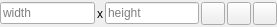
<?xml version="1.0" encoding="UTF-8"?>
<ui version="4.0">
 <class>ViewResolutionPropertyWidget</class>
 <widget class="QWidget" name="ViewResolutionPropertyWidget">
  <property name="geometry">
   <rect>
    <x>0</x>
    <y>0</y>
    <width>277</width>
    <height>27</height>
   </rect>
  </property>
  <property name="windowTitle">
   <string>Form</string>
  </property>
  <layout class="QHBoxLayout" name="horizontalLayout" stretch="1,0,1,0,0,0">
   <property name="spacing">
    <number>2</number>
   </property>
   <property name="margin">
    <number>0</number>
   </property>
   <item>
    <widget class="pqLineEdit" name="width">
     <property name="placeholderText">
      <string>width</string>
     </property>
    </widget>
   </item>
   <item>
    <widget class="QLabel" name="label">
     <property name="text">
      <string>x</string>
     </property>
    </widget>
   </item>
   <item>
    <widget class="pqLineEdit" name="height">
     <property name="placeholderText">
      <string>height</string>
     </property>
    </widget>
   </item>
   <item>
    <widget class="pqScaleByButton" name="scaleBy"/>
   </item>
   <item>
    <widget class="QToolButton" name="lockAspectRatio">
     <property name="toolTip">
      <string>Lock aspect ratio</string>
     </property>
     <property name="text">
      <string/>
     </property>
     <property name="icon">
      <iconset resource="../../../Components/Resources/pqComponents.qrc">
       <normaloff>:/pqWidgets/Icons/pqLock24.png</normaloff>:/pqWidgets/Icons/pqLock24.png</iconset>
     </property>
     <property name="checkable">
      <bool>true</bool>
     </property>
     <property name="checked">
      <bool>false</bool>
     </property>
    </widget>
   </item>
   <item>
    <widget class="pqHighlightableToolButton" name="reset">
     <property name="toolTip">
      <string>Reset to default based on current values</string>
     </property>
     <property name="text">
      <string/>
     </property>
    </widget>
   </item>
  </layout>
 </widget>
 <customwidgets>
  <customwidget>
   <class>pqLineEdit</class>
   <extends>QLineEdit</extends>
   <header>pqLineEdit.h</header>
  </customwidget>
  <customwidget>
   <class>pqHighlightableToolButton</class>
   <extends>QToolButton</extends>
   <header>pqHighlightableToolButton.h</header>
  </customwidget>
  <customwidget>
   <class>pqScaleByButton</class>
   <extends>QToolButton</extends>
   <header>pqScaleByButton.h</header>
  </customwidget>
 </customwidgets>
 <resources>
  <include location="../../../Components/Resources/pqComponents.qrc"/>
 </resources>
 <connections/>
</ui>
